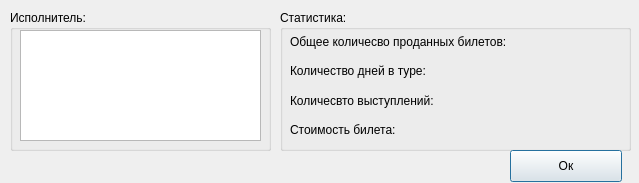
<?xml version="1.0" encoding="UTF-8"?>
<ui version="4.0">
 <class>info</class>
 <widget class="QDialog" name="info">
  <property name="geometry">
   <rect>
    <x>0</x>
    <y>0</y>
    <width>639</width>
    <height>183</height>
   </rect>
  </property>
  <property name="windowTitle">
   <string>Dialog</string>
  </property>
  <widget class="QGroupBox" name="groupBox">
   <property name="geometry">
    <rect>
     <x>10</x>
     <y>10</y>
     <width>261</width>
     <height>141</height>
    </rect>
   </property>
   <property name="title">
    <string>Исполнитель:</string>
   </property>
   <widget class="QListWidget" name="band">
    <property name="geometry">
     <rect>
      <x>10</x>
      <y>20</y>
      <width>241</width>
      <height>111</height>
     </rect>
    </property>
   </widget>
  </widget>
  <widget class="QGroupBox" name="groupBox_2">
   <property name="geometry">
    <rect>
     <x>280</x>
     <y>10</y>
     <width>351</width>
     <height>141</height>
    </rect>
   </property>
   <property name="title">
    <string>Статистика:</string>
   </property>
   <widget class="QWidget" name="layoutWidget">
    <property name="geometry">
     <rect>
      <x>10</x>
      <y>20</y>
      <width>331</width>
      <height>111</height>
     </rect>
    </property>
    <layout class="QHBoxLayout" name="horizontalLayout">
     <item>
      <layout class="QVBoxLayout" name="verticalLayout_2">
       <item>
        <widget class="QLabel" name="label">
         <property name="text">
          <string>Общее количесво проданных билетов:</string>
         </property>
        </widget>
       </item>
       <item>
        <widget class="QLabel" name="label_2">
         <property name="text">
          <string>Количество дней в туре:</string>
         </property>
        </widget>
       </item>
       <item>
        <widget class="QLabel" name="label_3">
         <property name="text">
          <string>Количесвто выступлений:</string>
         </property>
        </widget>
       </item>
       <item>
        <widget class="QLabel" name="label_4">
         <property name="text">
          <string>Стоимость билета:</string>
         </property>
        </widget>
       </item>
      </layout>
     </item>
     <item>
      <layout class="QVBoxLayout" name="verticalLayout">
       <item>
        <widget class="QLabel" name="t_sold">
         <property name="text">
          <string/>
         </property>
        </widget>
       </item>
       <item>
        <widget class="QLabel" name="t_days">
         <property name="text">
          <string/>
         </property>
        </widget>
       </item>
       <item>
        <widget class="QLabel" name="t_concerts">
         <property name="text">
          <string/>
         </property>
        </widget>
       </item>
       <item>
        <widget class="QLabel" name="t_price">
         <property name="text">
          <string/>
         </property>
        </widget>
       </item>
      </layout>
     </item>
    </layout>
   </widget>
  </widget>
  <widget class="QPushButton" name="pushButton">
   <property name="geometry">
    <rect>
     <x>510</x>
     <y>150</y>
     <width>112</width>
     <height>32</height>
    </rect>
   </property>
   <property name="text">
    <string>Ок</string>
   </property>
  </widget>
 </widget>
 <resources/>
 <connections/>
</ui>
